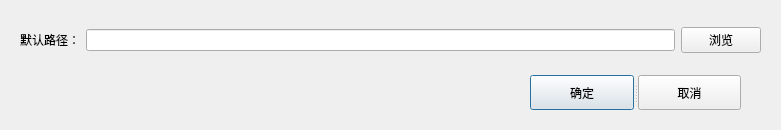
<?xml version="1.0" encoding="UTF-8"?>
<ui version="4.0">
 <class>DefaultPathDialog</class>
 <widget class="QDialog" name="DefaultPathDialog">
  <property name="geometry">
   <rect>
    <x>0</x>
    <y>0</y>
    <width>781</width>
    <height>130</height>
   </rect>
  </property>
  <property name="contextMenuPolicy">
   <enum>Qt::DefaultContextMenu</enum>
  </property>
  <property name="windowTitle">
   <string>设置默认路径</string>
  </property>
  <widget class="QSplitter" name="splitter_2">
   <property name="geometry">
    <rect>
     <x>530</x>
     <y>75</y>
     <width>211</width>
     <height>35</height>
    </rect>
   </property>
   <property name="orientation">
    <enum>Qt::Horizontal</enum>
   </property>
   <widget class="QPushButton" name="btnConfirm">
    <property name="text">
     <string>确定</string>
    </property>
   </widget>
   <widget class="QPushButton" name="btnCancel">
    <property name="text">
     <string>取消</string>
    </property>
   </widget>
  </widget>
  <widget class="QWidget" name="">
   <property name="geometry">
    <rect>
     <x>20</x>
     <y>20</y>
     <width>741</width>
     <height>41</height>
    </rect>
   </property>
   <layout class="QGridLayout" name="gridLayout">
    <item row="0" column="0">
     <widget class="QLabel" name="label">
      <property name="text">
       <string>默认路径：</string>
      </property>
     </widget>
    </item>
    <item row="0" column="1">
     <widget class="QLineEdit" name="editPath"/>
    </item>
    <item row="0" column="2">
     <widget class="QPushButton" name="btnBrowser">
      <property name="text">
       <string>浏览</string>
      </property>
     </widget>
    </item>
   </layout>
  </widget>
 </widget>
 <resources/>
 <connections>
  <connection>
   <sender>btnCancel</sender>
   <signal>clicked()</signal>
   <receiver>DefaultPathDialog</receiver>
   <slot>close()</slot>
   <hints>
    <hint type="sourcelabel">
     <x>689</x>
     <y>92</y>
    </hint>
    <hint type="destinationlabel">
     <x>390</x>
     <y>64</y>
    </hint>
   </hints>
  </connection>
 </connections>
</ui>
